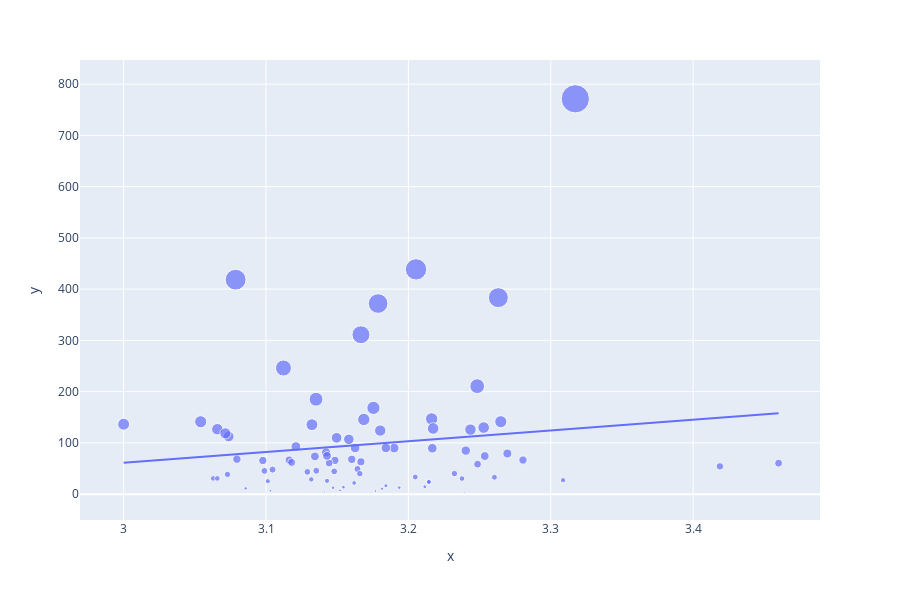

This figure's notebook cell:
### Code cell
fig = px.scatter(x=group_sent_avg, y=group_vol_avg, trendline="ols",hover_name=ticker_unique, size=group_vol_avg)
fig.show()
